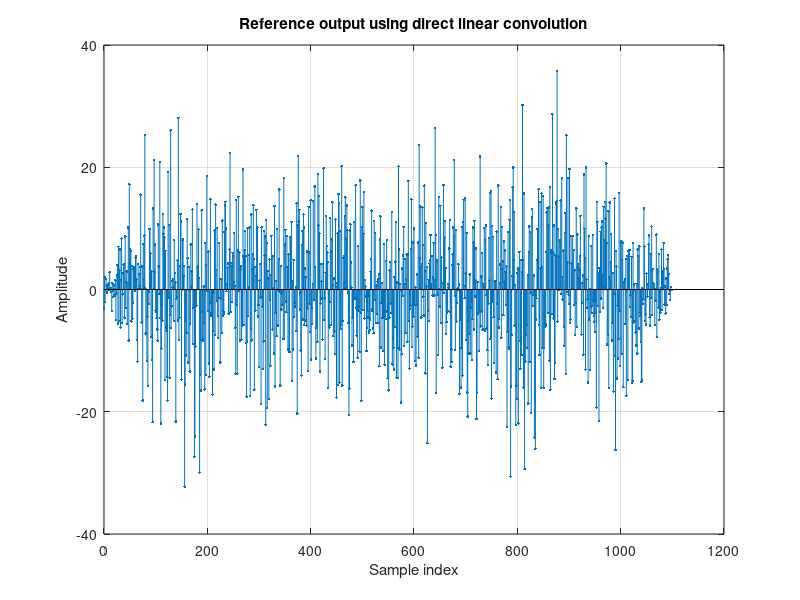
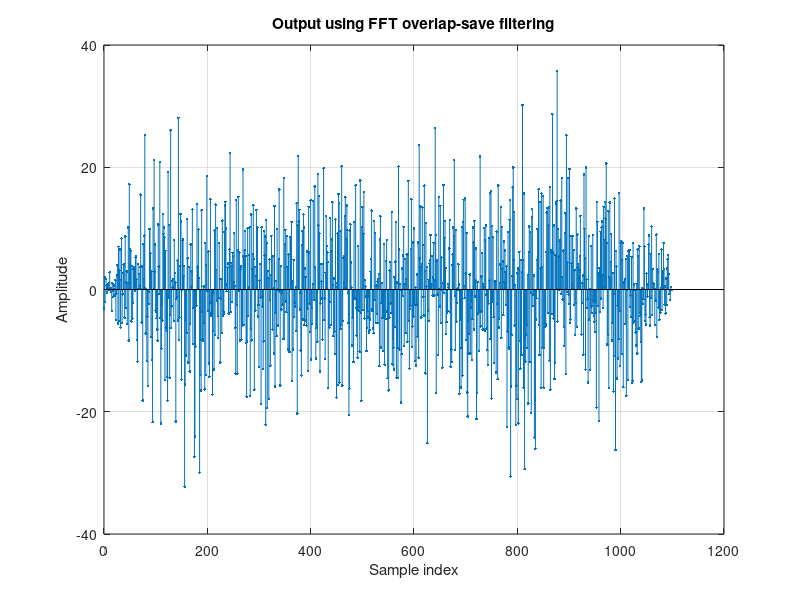
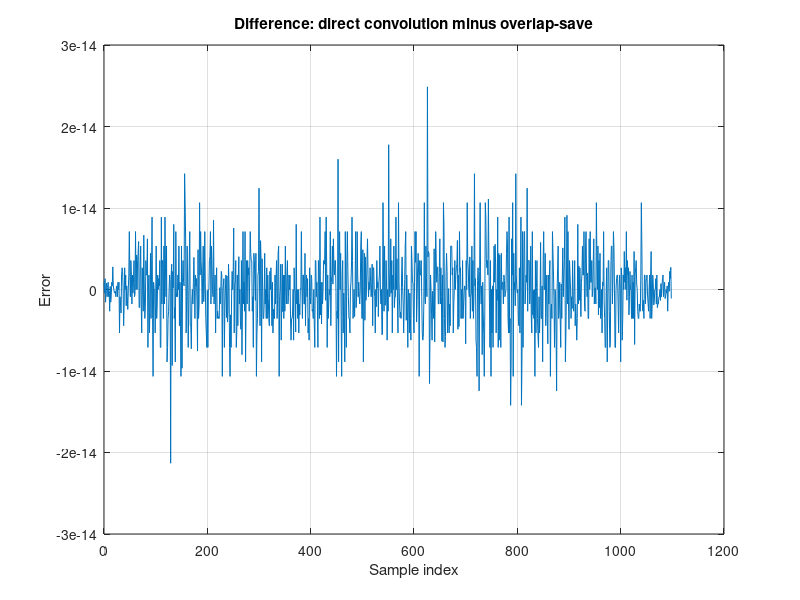
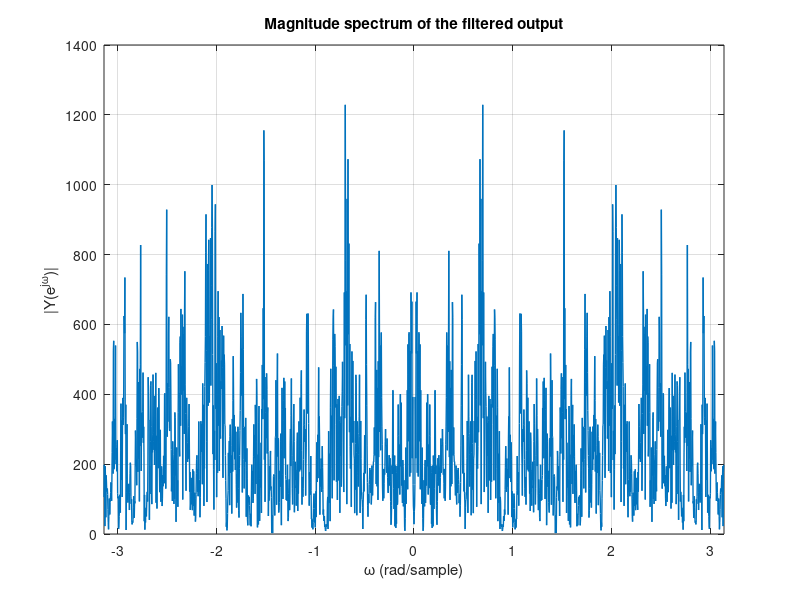

The MATLAB script that drew these images, in order:
clear;
close all;
clc;

% FAST FILTERING WITH THE OVERLAP-SAVE METHOD
% This script compares direct linear convolution with FFT-based block
% filtering. A random input signal is filtered by a random FIR impulse
% response.

rng(0);                    % Reproducible random signals

x = randn(1, 1000);        % Input signal
h = randn(1, 100);         % FIR impulse response

P = length(x);             % Input length
L = length(h);             % Filter length

% FFT/block length. It must satisfy M >= L.
% A power of two is selected for efficient FFT computation.
M = 2^ceil(log2(L));

% Number of new input samples processed by each block.
R = M - L + 1;

fprintf('P = %d: length of x[n]\n', P);
fprintf('L = %d: length of h[n]\n', L);
fprintf('M = %d: FFT and block length\n', M);
fprintf('R = %d: new samples per block\n', R);

%% Reference result: direct linear convolution
y_reference = conv(x, h);

figure;
stem(0:length(y_reference)-1, y_reference, '.');
grid on;
xlabel('Sample index');
ylabel('Amplitude');
title('Reference output using direct linear convolution');

%% Overlap-save implementation

% Append zeros so that the complete convolution tail is generated.
x_padded = [x zeros(1, L-1)];

% buffer creates M-sample columns with an overlap of L-1 samples.
% Its default behavior inserts L-1 zeros before the first input sample,
% which provides the initial conditions required by overlap-save.
x_blocks = buffer(x_padded, M, L-1);

% Calculate the filter spectrum only once.
H = fft(h, M).';

% Transform every block, multiply in the frequency domain, and return to
% the time domain.
X_blocks = fft(x_blocks, M, 1);
Y_blocks = X_blocks .* repmat(H, 1, size(X_blocks, 2));
y_blocks = real(ifft(Y_blocks, M, 1));

% The first L-1 samples of every block are corrupted by circular aliasing.
% Keep only the final R = M-L+1 valid samples.
y_valid_blocks = y_blocks(L:M, :);

% Concatenate the valid block outputs and trim to the exact convolution
% length.
y_overlap_save = reshape(y_valid_blocks, 1, []);
y_overlap_save = y_overlap_save(1:P+L-1);

figure;
stem(0:length(y_overlap_save)-1, y_overlap_save, '.');
grid on;
xlabel('Sample index');
ylabel('Amplitude');
title('Output using FFT overlap-save filtering');

%% Numerical comparison
error_signal = y_reference - y_overlap_save;
max_error = max(abs(error_signal));

figure;
plot(0:length(error_signal)-1, error_signal);
grid on;
xlabel('Sample index');
ylabel('Error');
title('Difference: direct convolution minus overlap-save');

fprintf('Maximum absolute error: %.3e\n', max_error);

%% Output spectrum
Nfft_spectrum = 2048;
Y = fftshift(fft(y_reference, Nfft_spectrum));
omega = 2*pi*(-Nfft_spectrum/2:Nfft_spectrum/2-1)/Nfft_spectrum;

figure;
plot(omega, abs(Y), 'LineWidth', 1);
grid on;
xlim([-pi pi]);
xlabel('\omega (rad/sample)');
ylabel('|Y(e^{j\omega})|');
title('Magnitude spectrum of the filtered output');
